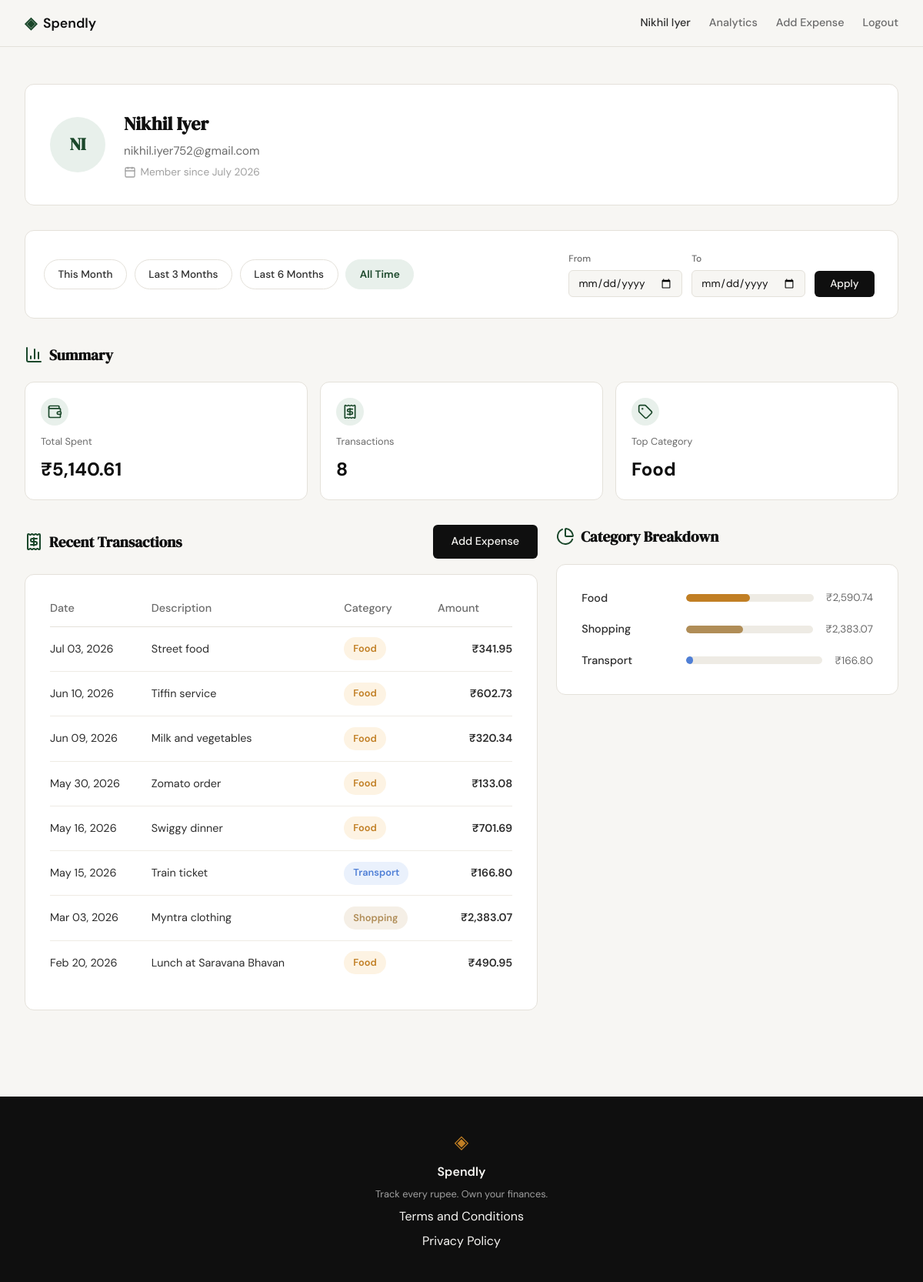
Screenshot of /profile (signed in) with the database file from the repository.
### tables this page shows
CREATE TABLE users (
            id INTEGER PRIMARY KEY AUTOINCREMENT,
            name TEXT NOT NULL,
            email TEXT UNIQUE NOT NULL,
            password_hash TEXT NOT NULL,
            created_at TEXT DEFAULT (datetime('now'))
        );

CREATE TABLE expenses (
            id INTEGER PRIMARY KEY AUTOINCREMENT,
            user_id INTEGER NOT NULL,
            amount REAL NOT NULL,
            category TEXT NOT NULL,
            date TEXT NOT NULL,
            description TEXT,
            created_at TEXT DEFAULT (datetime('now')),
            FOREIGN KEY (user_id) REFERENCES users(id)
        );

### app.py (the view)
@app.route("/profile")
def profile():
    if not session.get("user_id"):
        return redirect(url_for("login"))
    user_id = session["user_id"]
    date_from, date_to = _resolve_date_filter()
    return render_template(
        "profile.html",
        user=_build_profile_user(user_id),
        stats=_build_profile_stats(user_id, date_from, date_to),
        transactions=_build_profile_transactions(user_id, date_from, date_to),
        categories=_build_profile_categories(user_id, date_from, date_to),
        filter=_build_filter_context(date_from, date_to),
    )

### app.py (called while the page is built)
def format_currency(amount):
    return f"₹{amount:,.2f}"

def _parse_date_arg(value):
    if not value:
        return None
    try:
        return datetime.strptime(value, "%Y-%m-%d").date()
    except ValueError:
        return None

def _resolve_date_filter():
    date_from = _parse_date_arg(request.args.get("date_from"))
    date_to = _parse_date_arg(request.args.get("date_to"))
    if date_from is None or date_to is None:
        return None, None
    if date_from > date_to:
        flash("Start date must be before end date.", "error")
        return None, None
    return date_from.isoformat(), date_to.isoformat()

def _shift_months(d, months):
    total = d.month - 1 - months
    year = d.year + total // 12
    month = total % 12 + 1
    last_day = calendar.monthrange(year, month)[1]
    return date(year, month, min(d.day, last_day))

def _date_presets():
    today = date.today()
    today_str = today.isoformat()
    return [
        {
            "key": "this_month",
            "label": "This Month",
            "date_from": today.replace(day=1).isoformat(),
            "date_to": today_str,
        },
        {
            "key": "last_3_months",
            "label": "Last 3 Months",
            "date_from": _shift_months(today, 3).isoformat(),
            "date_to": today_str,
        },
        {
            "key": "last_6_months",
            "label": "Last 6 Months",
            "date_from": _shift_months(today, 6).isoformat(),
            "date_to": today_str,
        },
        {"key": "all_time", "label": "All Time", "date_from": None, "date_to": None},
    ]

def _preset_url(preset):
    params = {}
    if preset["date_from"] is not None:
        params["date_from"] = preset["date_from"]
    if preset["date_to"] is not None:
        params["date_to"] = preset["date_to"]
    return url_for("profile", **params)

def _build_profile_user(user_id):
    data = get_user_by_id(user_id)
    if data is None:
        return {"name": "", "email": "", "initials": "", "member_since": ""}
    parts = data["name"].split()
    if len(parts) >= 2:
        initials = (parts[0][0] + parts[-1][0]).upper()
    elif parts:
        initials = parts[0][:2].upper()
    else:
        initials = ""
    return {
        "name": data["name"],
        "email": data["email"],
        "initials": initials,
        "member_since": data["member_since"],
    }

def _pct_to_bar_class(pct):
    stepped = max(5, min(100, round(pct / 5) * 5))
    return f"profile-bar-w-{stepped}"

### templates/profile.html (shortened to what this page needs)
{% extends "base.html" %}
{% block head %}
<link rel="stylesheet" href="{{ url_for('static', filename='css/profile.css') }}">
{% endblock %}
{% block content %}
<div class="profile-page">
    <section class="profile-section">
        <div class="profile-user-card">
            <div class="profile-avatar">{{ user.initials }}</div>
            <div class="profile-user-info">
                <h1 class="profile-user-name">{{ user.name }}</h1>
                <p class="profile-user-email">{{ user.email }}</p>
                <p class="profile-user-meta"><i data-lucide="calendar"></i>Member since {{ user.member_since }}</p>
            </div>
        </div>
    </section>
    <section class="profile-section profile-filter-section">
        <div class="profile-filter-bar">
            <div class="profile-filter-presets">
                {% for preset in filter.presets %}
                <a href="{{ preset.url }}"
                   class="profile-filter-preset{{ ' profile-filter-preset-active' if preset.active else '' }}">
                    {{ preset.label }}
                </a>
                {% endfor %}
            </div>
            <form method="get" action="{{ url_for('profile') }}"
                  class="profile-filter-custom{{ ' profile-filter-custom-active' if filter.is_custom else '' }}">
                <div class="profile-filter-field">
                    <label for="date_from">From</label>
                    <input type="date" id="date_from" name="date_from" class="form-input" value="{{ filter.date_from }}">
                </div>
                <div class="profile-filter-field">
                    <label for="date_to">To</label>
                    <input type="date" id="date_to" name="date_to" class="form-input" value="{{ filter.date_to }}">
                </div>
                <button type="submit" class="btn-primary profile-filter-apply">Apply</button>
            </form>
        </div>
    </section>
    <section class="profile-section">
        <h2 class="profile-section-title"><i data-lucide="bar-chart-3"></i>Summary</h2>
        <div class="profile-stats">
            {% for stat in stats %}
            <div class="profile-stat">
                <span class="profile-stat-icon"><i data-lucide="{{ stat.icon }}"></i></span>
                <span class="profile-stat-label">{{ stat.label }}</span>
                <span class="profile-stat-value">{{ stat.value }}</span>
            </div>
            {% endfor %}
        </div>
    </section>
    <section class="profile-section profile-panels">
        <div class="profile-panel">
            <div class="profile-panel-header">
                <h2 class="profile-section-title"><i data-lucide="receipt"></i>Recent Transactions</h2>
                <a href="{{ url_for('add_expense') }}" class="btn-primary">Add Expense</a>
            </div>
            <div class="profile-table-wrap">
                <table class="profile-table">
                    <thead>
                        <tr>
                            <th>Date</th>
                            <th>Description</th>
                            <th>Category</th>
                            <th class="profile-table-amount">Amount</th>
                        </tr>
                    </thead>
                    <tbody>
                        {% for txn in transactions %}
                        <tr>
                            <td>{{ txn.date }}</td>
                            <td>{{ txn.description }}</td>
                            <td><span class="profile-badge {{ txn.category_class }}">{{ txn.category }}</span></td>
                            <td class="profile-table-amount">{{ txn.amount }}</td>
                        </tr>
                        {% endfor %}
                    </tbody>
                </table>
            </div>
        </div>
        <div class="profile-panel profile-panel-side">
            <h2 class="profile-section-title"><i data-lucide="pie-chart"></i>Category Breakdown</h2>
            <div class="profile-progress-card">
                {% for cat in categories %}
                <div class="profile-progress-row">
                    <span class="profile-progress-label">{{ cat.name }}</span>
                    <div class="profile-progress-track">
                        <div class="profile-progress-bar {{ cat.color_class }} {{ cat.bar_class }}"></div>
                    </div>
                    <span class="profile-progress-amount">{{ cat.amount }}</span>
                </div>
                {% endfor %}
            </div>
        </div>
    </section>
</div>
{% endblock %}

### templates/base.html (shortened to what this page needs)
<!DOCTYPE html>
<html lang="en">
<head>
    <link rel="stylesheet" href="{{ url_for('static', filename='css/style.css') }}">
    {% block head %}{% endblock %}
</head>
<body>
    <nav class="navbar">
        <div class="nav-inner">
            <a href="{{ url_for('landing') }}" class="nav-brand">
                <span class="brand-icon">◈</span>
                <span class="brand-name">Spendly</span>
            </a>
            <div class="nav-links">
                {% if session.get('user_id') %}
                {% if session.get('user_name') %}
                <span class="nav-username">{{ session.get('user_name') }}</span>
                {% endif %}
                <a href="{{ url_for('analytics') }}" class="{{ 'nav-active' if request.endpoint == 'analytics' else '' }}">Analytics</a>
                <a href="{{ url_for('add_expense') }}" class="{{ 'nav-active' if request.endpoint == 'add_expense' else '' }}">Add Expense</a>
                <a href="{{ url_for('logout') }}">Logout</a>
                {% else %}
                <a href="{{ url_for('login') }}">Sign in</a>
                <a href="{{ url_for('register') }}" class="nav-cta">Get started</a>
                {% endif %}
            </div>
        </div>
    </nav>
    <main class="main-content">
        {% block content %}{% endblock %}
    </main>
    <footer class="footer">
        <div class="footer-inner">
            <span class="brand-icon">◈</span>
            <span class="footer-name">Spendly</span>
            <p class="footer-copy">Track every rupee. Own your finances.</p>
            <a href="{{ url_for('terms') }}">Terms and Conditions</a>
            <a href="{{ url_for('privacy') }}">Privacy Policy</a>
        </div>
    </footer>
</body>
</html>

### static/css/style.css (style rules this page uses)
:root { --ink: #0f0f0f; --ink-soft: #2d2d2d; --ink-muted: #6b6b6b; --ink-faint: #a0a0a0; --paper: #f7f6f3; --paper-warm: #f0ede6; --paper-card: #ffffff; --accent: #1a472a; --accent-light: #e8f0eb; --accent-2: #c17f24; --accent-2-light: #fdf3e3; --danger: #c0392b; --danger-light: #fdecea; --success: #1a7a3c; --success-light: #e6f4ea; --border: #e4e1da; --border-soft: #eeebe4; --cat-food: var(--accent-2); --cat-food-light: var(--accent-2-light); --cat-other: var(--ink-muted); --cat-other-light: var(--border-soft); --cat-transport: #4f7fd6; --cat-transport-light: #eaf1fc; --cat-bills: #7b5fc7; --cat-bills-light: #f1edfb; --cat-health: #2a9d8f; --cat-health-light: #e6f5f3; --cat-entertainment: #d6486f; --cat-entertainment-light: #fbe8ee; --cat-shopping: #b08d57; --cat-shopping-light: #f5efe6; --font-display: 'DM Serif Display', Georgia, serif; --font-body: 'DM Sans', system-ui, sans-serif; --max-width: 1200px; --auth-width: 440px; --radius-sm: 6px; --radius-md: 12px; --radius-lg: 20px; }
*, *::before, *::after { box-sizing: border-box; margin: 0; padding: 0; }
html { font-size: 16px; scroll-behavior: smooth; }
body { background: var(--paper); color: var(--ink); font-family: var(--font-body); font-size: 1rem; line-height: 1.6; -webkit-font-smoothing: antialiased; }
a { color: inherit; text-decoration: none; }
.navbar { position: sticky; top: 0; z-index: 100; background: var(--paper); border-bottom: 1px solid var(--border); padding: 0 2rem; }
.nav-inner { max-width: var(--max-width); margin: 0 auto; height: 60px; display: flex; align-items: center; justify-content: space-between; }
.nav-brand { display: flex; align-items: center; gap: 0.5rem; font-family: var(--font-body); font-weight: 600; font-size: 1.1rem; color: var(--ink); }
.brand-icon { color: var(--accent); font-size: 1.3rem; }
.brand-name { color: var(--ink); }
.nav-links { display: flex; align-items: center; gap: 1.5rem; font-size: 0.9rem; font-weight: 500; }
.nav-links a { color: var(--ink-muted); transition: color 0.2s; }
.nav-username { color: var(--ink-soft); font-weight: 500; }
.main-content { min-height: calc(100vh - 60px - 100px); }
.btn-primary { display: inline-block; background: var(--ink); color: var(--paper); padding: 0.65rem 1.5rem; border-radius: var(--radius-sm); font-family: var(--font-body); font-size: 0.9rem; font-weight: 500; cursor: pointer; border: none; transition: background 0.2s; text-decoration: none; }
.form-input { width: 100%; padding: 0.6rem 0.875rem; border: 1px solid var(--border); border-radius: var(--radius-sm); font-family: var(--font-body); font-size: 0.95rem; color: var(--ink); background: var(--paper); outline: none; transition: border-color 0.2s; }
.form-input::placeholder { color: var(--ink-faint); }
.footer { background: var(--ink); color: var(--paper); padding: 2.5rem 2rem; text-align: center; }
.footer-inner { display: flex; flex-direction: column; align-items: center; gap: 0.4rem; }
.footer .brand-icon { color: var(--accent-2); font-size: 1.5rem; }
.footer-name { font-weight: 600; font-size: 1rem; }
.footer-copy { font-size: 0.8rem; color: var(--ink-faint); }

### rows the page displays
users: get "Nikhil Iyer", name "Nikhil Iyer", email "nikhil.iyer752@gmail.com"
expenses: date "Jul 03, 2026", description "Street food", category "Food", amount "₹341.95"
expenses: date "Jun 10, 2026", description "Tiffin service", category "Food", amount "₹602.73"
expenses: date "Jun 09, 2026", description "Milk and vegetables", category "Food", amount "₹320.34"
expenses: date "May 30, 2026", description "Zomato order", category "Food", amount "₹133.08"
expenses: date "May 16, 2026", description "Swiggy dinner", category "Food", amount "₹701.69"
expenses: date "May 15, 2026", description "Train ticket", category "Transport", amount "₹166.80"
expenses: date "Mar 03, 2026", description "Myntra clothing", category "Shopping", amount "₹2,383.07"
expenses: date "Feb 20, 2026", description "Lunch at Saravana Bhavan", category "Food", amount "₹490.95"

### other values shown
{{ user.initials }} "NI"
{{ user.member_since }} "July 2026"
{{ preset.label }} "This Month" "Last 3 Months" "Last 6 Months" "All Time"
{{ stat.label }} "Total Spent" "Transactions" "Top Category"
{{ stat.value }} "₹5,140.61" "8" "Food"
{{ cat.name }} "Food" "Shopping" "Transport"
{{ cat.amount }} "₹2,590.74" "₹2,383.07" "₹166.80"
